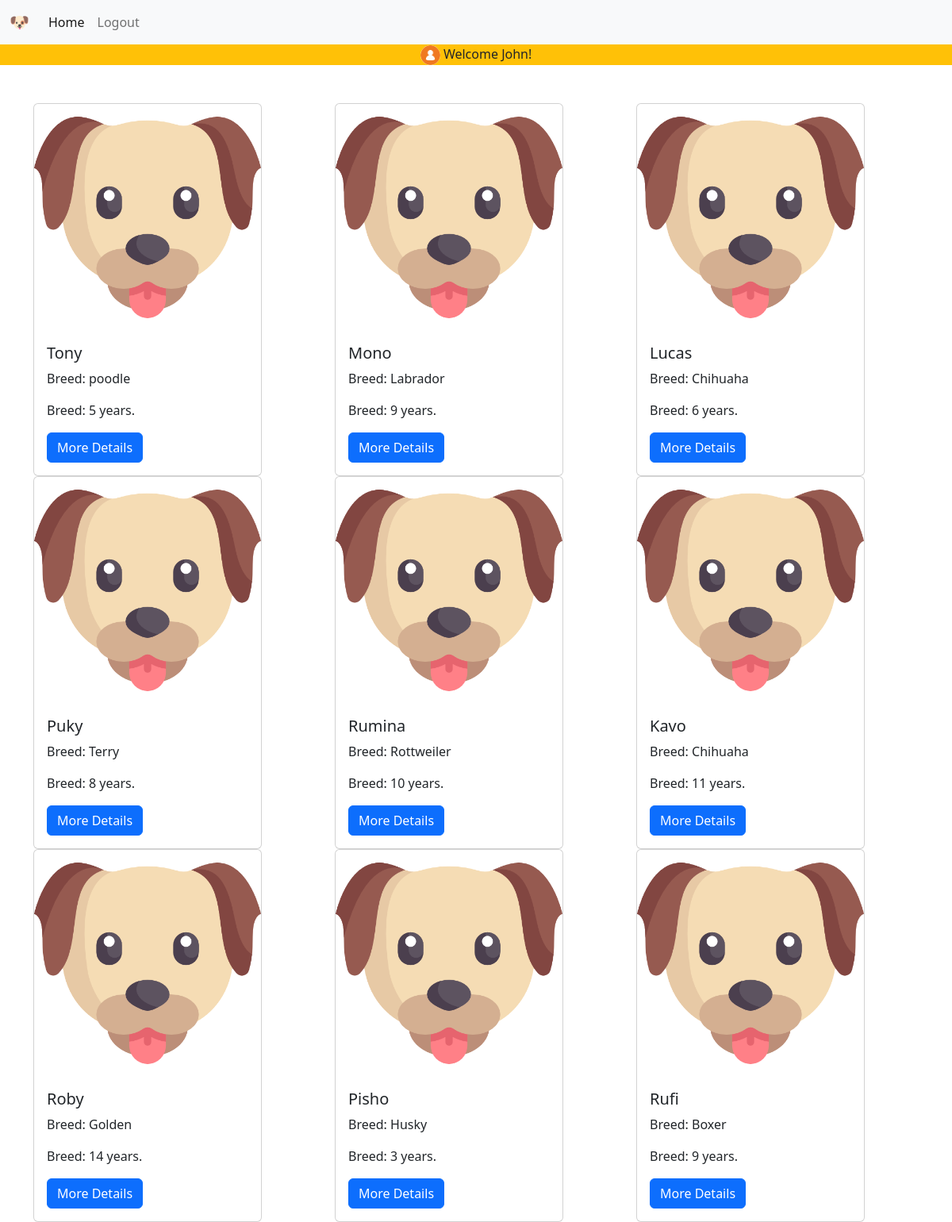
The page /home.php (signed in) on the database its author committed.
### tables this page shows
CREATE TABLE `users` (
  `id` int(11) NOT NULL,
  `first_name` varchar(255) NOT NULL,
  `last_name` varchar(255) NOT NULL,
  `password` varchar(255) NOT NULL,
  `email` varchar(255) NOT NULL,
  `picture` varchar(255) DEFAULT NULL,
  `status` varchar(4) NOT NULL DEFAULT 'user'
);

CREATE TABLE `animals` (
  `id` int(11) NOT NULL,
  `name` varchar(255) NOT NULL,
  `breed` varchar(255) NOT NULL,
  `description` varchar(255) NOT NULL,
  `age` int(11) DEFAULT NULL,
  `picture` varchar(255) DEFAULT NULL
);

### home.php (the view, shortened to what this page needs)
<?php
require_once 'components/db_connect.php';
$res = mysqli_query($connect, "SELECT * FROM users WHERE id=" . $_SESSION['user']);
$user = mysqli_fetch_array($res, MYSQLI_ASSOC);
$sql = "SELECT * FROM animals";
$result = mysqli_query($connect, $sql);
$tbody = '';
if (mysqli_num_rows($result) > 0) {
    while ($row = $result->fetch_array(MYSQLI_ASSOC)) {
        $tbody .= "<div class='col'><div class='card' style='width: 18rem';>
  <img src='pictures/" . $row['picture'] . "' class='card-img-top img-fluid'  >
  <div class='card-body'>
    <h5 class='card-title'>" . $row['name'] . "</h5>
    <p class='card-text'>Breed: " . $row['breed'] . "</p>
     <p class='card-text'>Breed: " . $row['age'] . " years.</p>
    <a href='#' class='btn btn-primary'>More Details</a>
  </div>
</div>
        </div>";
    }
} else {
    $tbody = "<tr><td colspan='5'><center>No Data Available </center></td></tr>";
}
?>
<!DOCTYPE html>
<html lang="en">
<head>
      <?php require_once "components/boot.php"?>
</head>
<body>
     <nav class="navbar navbar-expand-lg bg-light">
  <div class="container-fluid">
    <a class="navbar-brand" href="#">🐶</a>
    <div class="collapse navbar-collapse" id="navbarNav">
      <ul class="navbar-nav">
        <li class="nav-item">
          <a class="nav-link active" aria-current="page" href="Home.php">Home</a>
        </li>
        <li class="nav-item">
          <a class="nav-link" href="logout.php?logout">Logout</a>
        </li>
      </ul>
    </div>
</nav>
<div class="bg-warning text-center">
<img class="rounded-circle"src="pictures/<?=$user["picture"]?>" width="25px"alt=""> Welcome <?=$user["first_name"]?>!
</div>
<div class="container mt-5">
    <div class="row">
<?= $tbody?>
    </div>
</div>
</body>
</html>

### rows shown on the page
users: picture (placeholder picture), first_name "John"
animals: picture (picture), name "Tony", breed "poodle", age "5"
animals: picture (picture), name "Mono", breed "Labrador", age "9"
animals: picture (picture), name "Lucas", breed "Chihuaha", age "6"
animals: picture (picture), name "Puky", breed "Terry", age "8"
animals: picture (picture), name "Rumina", breed "Rottweiler", age "10"
animals: picture (picture), name "Kavo", breed "Chihuaha", age "11"
animals: picture (picture), name "Roby", breed "Golden", age "14"
animals: picture (picture), name "Pisho", breed "Husky", age "3"
animals: picture (picture), name "Rufi", breed "Boxer", age "9"
